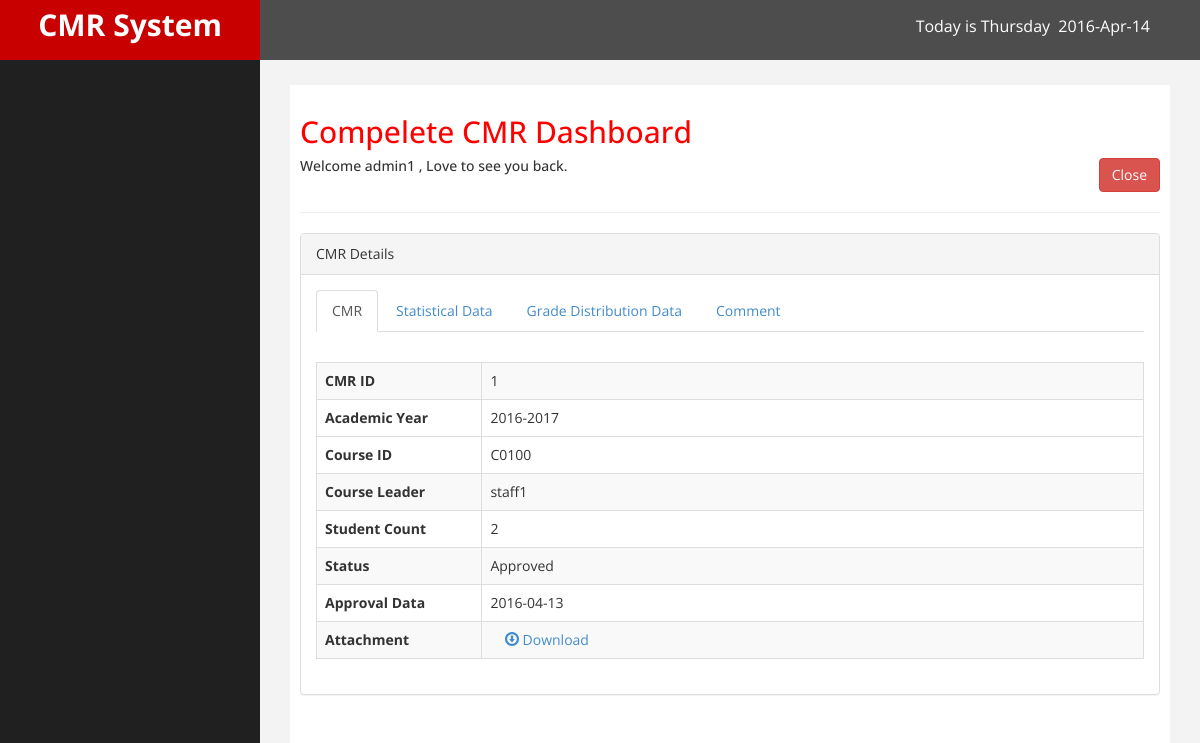
/csgc.php?id=1 (signed in), run on the app's committed database.
### tables this page shows
CREATE TABLE IF NOT EXISTS `cmrtbl` (
  `cmrID` int(11) NOT NULL AUTO_INCREMENT,
  `assignid` int(50) DEFAULT NULL,
  `studentcount` int(11) NOT NULL,
  `status` varchar(50) NOT NULL DEFAULT 'CREATED',
  `approvedate` date DEFAULT NULL,
  `duedate` date DEFAULT NULL,
  `meancw1` decimal(11,0) NOT NULL,
  `meancw2` decimal(11,0) NOT NULL,
  `meancw3` decimal(11,0) NOT NULL,
  `meanexam` decimal(11,0) NOT NULL,
  `mediancw1` decimal(11,0) NOT NULL,
  `mediancw2` decimal(11,0) NOT NULL,
  `mediancw3` decimal(11,0) NOT NULL,
  `medianexam` decimal(11,0) NOT NULL,
  `sdcw1` decimal(11,0) NOT NULL,
  `sdcw2` decimal(11,0) NOT NULL,
  `sdcw3` decimal(11,0) NOT NULL,
  `sdexam` decimal(11,0) NOT NULL,
  `cw1039` decimal(11,0) NOT NULL,
  `cw14059` decimal(11,0) NOT NULL,
  `cw16079` decimal(11,0) NOT NULL,
  `cw180above` decimal(11,0) NOT NULL,
  `cw2039` decimal(11,0) NOT NULL,
  `cw24059` decimal(11,0) NOT NULL,
  `cw26079` decimal(11,0) NOT NULL,
  `cw280above` decimal(11,0) NOT NULL,
  `cw3039` decimal(11,0) NOT NULL,
  `cw34059` decimal(11,0) NOT NULL,
  `cw36079` decimal(11,0) NOT NULL,
  `cw380above` decimal(11,0) NOT NULL,
  `exam039` decimal(11,0) NOT NULL,
  `exam4059` decimal(11,0) NOT NULL,
  `exam6079` decimal(11,0) NOT NULL,
  `exam80above` decimal(11,0) NOT NULL,
  `filename` varchar(250) NOT NULL,
  `path` varchar(250) NOT NULL,
  `size` int(11) NOT NULL,
  PRIMARY KEY (`cmrID`),
  KEY `assign_fk` (`assignid`)
);

CREATE TABLE IF NOT EXISTS `academicyear` (
  `acyearID` int(11) NOT NULL AUTO_INCREMENT,
  `Year` varchar(50) NOT NULL,
  PRIMARY KEY (`acyearID`)
);

CREATE TABLE IF NOT EXISTS `assigntbl` (
  `assignid` int(11) NOT NULL AUTO_INCREMENT,
  `courseid` varchar(50) DEFAULT NULL,
  `academicyear` varchar(50) NOT NULL,
  `courseleader` int(50) DEFAULT NULL,
  `coursemoderator` int(50) DEFAULT NULL,
  PRIMARY KEY (`assignid`),
  KEY `course_fka` (`courseid`),
  KEY `userfk_cl` (`courseleader`),
  KEY `userfk_cm` (`coursemoderator`),
  KEY `academicyear` (`academicyear`)
);

CREATE TABLE IF NOT EXISTS `userstbl` (
  `userid` int(11) NOT NULL AUTO_INCREMENT,
  `username` varchar(100) NOT NULL,
  `password` varchar(100) NOT NULL,
  `roleid` int(100) NOT NULL,
  `email` varchar(225) NOT NULL,
  `id` int(11) NOT NULL,
  PRIMARY KEY (`userid`),
  UNIQUE KEY `username` (`username`),
  UNIQUE KEY `email` (`email`),
  KEY `fk_roleid` (`roleid`)
);

### csgc.php (the view, shortened to what this page needs)
<?php
	include('connect.php');
?>
<!DOCTYPE html>
<html xmlns="http://www.w3.org/1999/xhtml">
<head>
    <link href="assets/css/bootstrap.css" rel="stylesheet" />
    <link href="assets/css/font-awesome.css" rel="stylesheet" />
    <link href="assets/js/morris/morris-0.4.3.min.css" rel="stylesheet" />
    <link href="assets/css/custom.css" rel="stylesheet" />
</head>
<body>
    <div id="wrapper">
        <nav class="navbar navbar-default navbar-cls-top " role="navigation" style="margin-bottom: 0">
            <div class="navbar-header">
                <a class="navbar-brand" href="index.html">CMR System</a>
            </div>
  <div style="color: white; padding: 15px 50px 5px 50px;float: right;font-size: 16px;"><?php
echo "Today is " . date("l"); echo "&nbsp;&nbsp;". date("Y-M-d") ;
?>
        </nav>
        <div id="page-wrapper" >
            <div id="page-inner">
                <div class="row">
                    <div class="col-md-12">
                     <h2>Compelete CMR  Dashboard</h2>
                        <h5>Welcome <?php echo $_SESSION['sess_username'];?> , Love to see you back. <a style="float:right"class="btn btn-danger" onclick="window.close()">Close</a></h5>
                    </div>
                </div>
                  <hr />
            <div class="row">
                <div class="col-md-12 col-sm-6" id="updatecoursediv" >
                    <div class="panel panel-default">
                        <div class="panel-heading"> CMR Details </div>
                        <div class="panel-body">
						<ul class="nav nav-tabs">
                                <li class="active"><a href="#cmr" data-toggle="tab">CMR</a>
                                </li>
                                <li class=""><a href="#sdata" data-toggle="tab">Statistical Data</a>
                                </li>
								<li class=""><a href="#gddata" data-toggle="tab">Grade Distribution Data</a>
                                </li>
								<li class=""><a href="#cm" data-toggle="tab">Comment</a>
                                </li>
                            </ul>
							<div class="tab-content">
							<?php
								$cmr_id = $_GET['id'];
								$query = "select c.cmrid,c.studentcount,sum(c.meancw1+c.meancw2+c.meancw3+c.meanexam) as mnoverall,sum(c.mediancw1+c.mediancw2+c.mediancw3+c.medianexam) as mdoverall,sum(c.sdcw1+c.sdcw2+c.sdcw3+c.sdexam) as sdoverall,sum(c.cw1039+c.cw2039+c.cw3039+c.exam039) as overall039,sum(c.cw14059+c.cw24059+c.cw34059+c.exam4059) as overall4059,sum(c.cw16079+c.cw26079+c.cw36079+c.exam6079) as overall6079,sum(cw180above+cw280above+cw380above+exam80above) as overall80above,c.status,c.meancw1,c.meancw2,c.meancw3,c.meanexam,c.mediancw1,c.mediancw2,c.mediancw3,c.medianexam,c.sdcw1,c.sdcw2,c.sdcw3,c.sdexam,c.cw1039,c.cw14059,c.cw16079,c.cw180above,c.cw2039,c.cw24059,c.cw26079,c.cw280above,c.cw3039,c.cw34059,c.cw36079,c.cw380above,c.exam039,c.exam4059,c.exam6079,c.exam80above,c.filename,c.approvedate,y.year,a.courseid,u.username,cm.comment,cm.dateofcomment from cmrtbl c,commenttbl cm,academicyear y, assigntbl a,userstbl u WHERE c.cmrid='$cmr_id' and c.assignid=a.assignid and a.courseleader = u.userid and cm.cmrid=c.cmrid and y.acyearid=a.academicyear";
							$result = mysqli_query($conn, $query);
							$row = mysqli_fetch_assoc($result);
							?>
                                <div class="tab-pane fade active in" id="cmr">
                                    <p></p>
									<table class='table table-striped table-bordered table-hover'>
										  <tr>
											  <td width="20%"><strong>CMR ID &nbsp;</strong></td>
											  <td colspan="2"><?php echo $row['cmrid']; ?> <br></td>
										  </tr>
										  <tr>
											  <td><strong>Academic Year &nbsp;</strong></td>
											  <td><?php echo $row['year']; ?><br></td>
										  </tr>
										  <tr>
										  <tr>
											  <td width="20%"><strong>Course ID &nbsp;</strong></td>
											  <td colspan="2"><?php echo $row['courseid']; ?> <br></td>
										  <tr>
											  <td><strong>Course Leader &nbsp;</strong></td>
											  <td><?php echo $row['username']; ?><br></td>
										  </tr>
										  <tr>
											  <td><strong>Student Count &nbsp;</strong></td>
											  <td><?php echo $row['studentcount']; ?><br></td>
										  </tr>
										  <tr>
											  <td><strong>Status &nbsp;</strong></td>
											  <td><?php echo $row['status']; ?><br></td>
										  </tr>
										  <tr>
											  <td><strong>Approval Data &nbsp;</strong></td>
											  <td><?php echo $row['approvedate']; ?><br></td>
										  </tr>
										  <tr>
										  <td><strong>Attachment &nbsp;</strong></td>
                                  <td><?php echo $row['path']; ?>&nbsp;&nbsp;&nbsp;&nbsp;<a href="download.php?id=<?php echo $cmr_id;?>"><span class='glyphicon glyphicon-download'></span> Download</a><br></td>
										</tr>
									</table>
								</div>
							</div>
                        </div>
                    </div>
                </div>
				</div>
                </div>
			</div>
            </div>
</body>
</html>

### assets/css/custom.css (style rules this page uses)
body { font-family: 'Open Sans', sans-serif; }
#wrapper { width: 100%; background:#202020; }
#page-wrapper { padding: 15px 15px; min-height: 600px; background:#F3F3F3; }
#page-inner { width:100%; margin:10px 20px 10px 0px; background-color:#fff!important; padding:10px; min-height:1200px; }
h2 { color: #f00; }
p { font-size:16px; line-height:25px; padding-top:20px; }
.navbar-cls-top .navbar-brand { color: #fff; background: #C90000; width: 260px; text-align: center; height: 60px; font-size: 30px; font-weight: 700; }
.navbar-cls-top { background:#4D4D4D; border-bottom:none; }
.navbar-default { border:0px solid black; }
.navbar-header { background: #A70303; }
@media (min-width:768px) { #page-wrapper { margin: 0 0 0 260px; padding: 15px 30px; min-height: 1200px; } }
@media (min-width:768px) { .navbar { border-radius: 0px; } }

### data on the page
cmrtbl: cmrID "1", academicyear.Year "2016-2017", assignid.courseid "C0100", userstbl.username "staff1", studentcount "2", status "Approved", approvedate "2016-04-13"

### other printed values
$_SESSION['sess_username'] "admin1"
